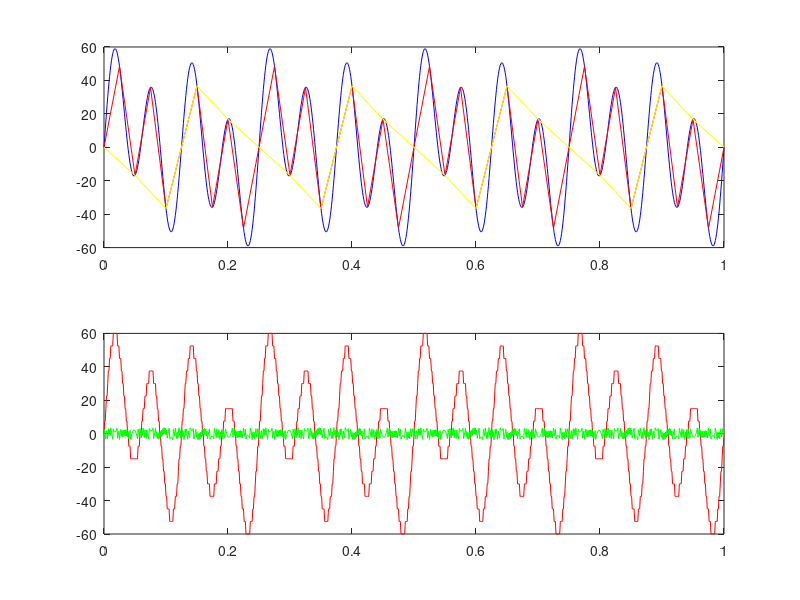

Write the MATLAB code that produced this figure.
f1=4; %kHz
f2=8; %kHz
f3=16; %kHz

a1=10;
a2=20;
a3=40;

n=1000;
t=0:1/1000:1;


x=a1*sin(2*pi*f1*t)+a2*sin(2*pi*f2*t)+a3*sin(2*pi*f3*t);
subplot(2,1,1);
plot(t,x,'blue');
hold on


fs1=40;
t1=0:1/40:1;
x1=a1*sin(2*pi*f1*t1)+a2*sin(2*pi*f2*t1)+a3*sin(2*pi*f3*t1);
subplot(2,1,1);
plot(t1,x1,'red');
%hold on

fs2=20;
t2=0:1/20:1;
x2=a1*sin(2*pi*f1*t2)+a2*sin(2*pi*f2*t2)+a3*sin(2*pi*f3*t2);
subplot(2,1,1);
plot(t2,x2,'yellow');

%Quantization

signal1=x;
nbit=2
level=2.^nbit
mn=min(min(10,20),40);
mx=max(max(10,20),40);
scalingfactor=(mx-mn)/(level);
signal1=signal1/scalingfactor;
signal1=round(signal1);
signal1=signal1*scalingfactor;
subplot(2,1,2);

plot(t,signal1,'red');
hold on
%Error
signal1=signal1-x;
subplot(2,1,2);

plot(t,signal1,'green');


